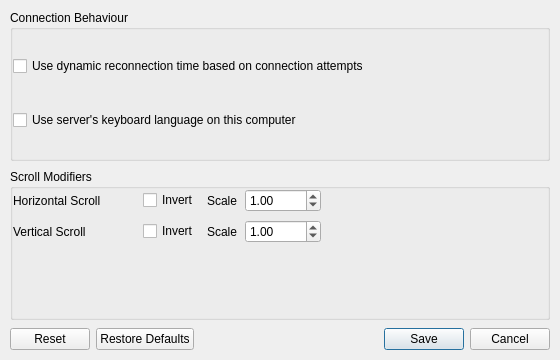
<?xml version="1.0" encoding="UTF-8"?>
<ui version="4.0">
 <class>ClientConfigDialog</class>
 <widget class="QDialog" name="ClientConfigDialog">
  <property name="geometry">
   <rect>
    <x>0</x>
    <y>0</y>
    <width>560</width>
    <height>360</height>
   </rect>
  </property>
  <property name="windowTitle">
   <string>Client Configuration</string>
  </property>
  <layout class="QVBoxLayout" name="verticalLayout">
   <property name="spacing">
    <number>8</number>
   </property>
   <property name="leftMargin">
    <number>10</number>
   </property>
   <property name="topMargin">
    <number>10</number>
   </property>
   <property name="rightMargin">
    <number>10</number>
   </property>
   <property name="bottomMargin">
    <number>10</number>
   </property>
   <item>
    <widget class="QScrollArea" name="scrollArea">
     <property name="widgetResizable">
      <bool>true</bool>
     </property>
     <property name="frameShape">
      <enum>QFrame::Shape::NoFrame</enum>
     </property>
     <property name="horizontalScrollBarPolicy">
      <enum>Qt::ScrollBarPolicy::ScrollBarAlwaysOff</enum>
     </property>
     <widget class="QWidget" name="scrollAreaWidgetContents">
      <layout class="QVBoxLayout" name="pageLayout">
       <property name="spacing">
        <number>8</number>
       </property>
       <property name="leftMargin">
        <number>0</number>
       </property>
       <property name="topMargin">
        <number>0</number>
       </property>
       <property name="rightMargin">
        <number>0</number>
       </property>
       <property name="bottomMargin">
        <number>0</number>
       </property>
       <item>
        <widget class="QGroupBox" name="connectionBehaviorGroup">
         <property name="title">
          <string>Connection Behaviour</string>
         </property>
         <layout class="QVBoxLayout" name="connectionBehaviorLayout">
          <property name="spacing">
           <number>8</number>
          </property>
          <property name="leftMargin">
           <number>0</number>
          </property>
          <property name="topMargin">
           <number>0</number>
          </property>
          <property name="rightMargin">
           <number>0</number>
          </property>
          <property name="bottomMargin">
           <number>0</number>
          </property>
          <item>
           <widget class="QCheckBox" name="cbDynamicConnectTime">
            <property name="toolTip">
             <string>&lt;html&gt;&lt;head/&gt;&lt;body&gt;&lt;p&gt;Allow the client to slow the rate it attempts to reconnect to the server when connections attempts are failing. The delay between connection attempts will  start at 1 second intervals and can be a maxium of 5 minutes between connection attempts.&lt;/p&gt;&lt;/body&gt;&lt;/html&gt;</string>
            </property>
            <property name="text">
             <string>Use dynamic reconnection time based on connection attempts</string>
            </property>
           </widget>
          </item>
          <item>
           <widget class="QCheckBox" name="cbLanguageSync">
            <property name="text">
             <string>Use server's keyboard language on this computer</string>
            </property>
           </widget>
          </item>
         </layout>
        </widget>
       </item>
       <item>
        <widget class="QGroupBox" name="groupBox">
         <property name="title">
          <string>Scroll Modifiers</string>
         </property>
         <layout class="QFormLayout" name="gridLayout">
          <property name="horizontalSpacing">
           <number>10</number>
          </property>
          <property name="verticalSpacing">
           <number>8</number>
          </property>
          <property name="leftMargin">
           <number>0</number>
          </property>
          <property name="topMargin">
           <number>0</number>
          </property>
          <property name="rightMargin">
           <number>0</number>
          </property>
          <property name="bottomMargin">
           <number>0</number>
          </property>
          <property name="rowWrapPolicy">
           <enum>QFormLayout::DontWrapRows</enum>
          </property>
          <property name="labelAlignment">
           <set>Qt::AlignmentFlag::AlignLeft|Qt::AlignmentFlag::AlignVCenter</set>
          </property>
          <property name="formAlignment">
           <set>Qt::AlignmentFlag::AlignLeft|Qt::AlignmentFlag::AlignTop</set>
          </property>
          <property name="fieldGrowthPolicy">
           <enum>QFormLayout::FieldsStayAtSizeHint</enum>
          </property>
          <item row="0" column="0">
           <widget class="QLabel" name="lblHScroll">
            <property name="minimumSize">
             <size>
              <width>120</width>
              <height>0</height>
             </size>
            </property>
            <property name="sizePolicy">
             <sizepolicy hsizetype="Maximum" vsizetype="Preferred">
              <horstretch>0</horstretch>
              <verstretch>0</verstretch>
             </sizepolicy>
            </property>
            <property name="text">
             <string>Horizontal Scroll</string>
            </property>
            <property name="wordWrap">
             <bool>false</bool>
            </property>
            <property name="alignment">
             <set>Qt::AlignmentFlag::AlignLeft|Qt::AlignmentFlag::AlignVCenter</set>
            </property>
           </widget>
          </item>
          <item row="0" column="1">
           <widget class="QWidget" name="scrollHorizontalField" native="true">
            <property name="sizePolicy">
             <sizepolicy hsizetype="Maximum" vsizetype="Fixed">
              <horstretch>0</horstretch>
              <verstretch>0</verstretch>
             </sizepolicy>
            </property>
            <layout class="QHBoxLayout" name="horizontalLayout_3">
             <property name="spacing">
              <number>8</number>
             </property>
             <property name="leftMargin">
              <number>0</number>
             </property>
             <property name="topMargin">
              <number>0</number>
             </property>
             <property name="rightMargin">
              <number>0</number>
             </property>
             <property name="bottomMargin">
              <number>0</number>
             </property>
             <item>
              <widget class="QCheckBox" name="cbXScrollInvert">
               <property name="text">
                <string>Invert</string>
               </property>
              </widget>
             </item>
             <item>
              <widget class="QLabel" name="lblXScrollSpeed">
               <property name="sizePolicy">
                <sizepolicy hsizetype="Maximum" vsizetype="Preferred">
                 <horstretch>0</horstretch>
                 <verstretch>0</verstretch>
                </sizepolicy>
               </property>
               <property name="text">
                <string>Scale</string>
               </property>
              </widget>
             </item>
             <item>
              <widget class="QDoubleSpinBox" name="sbXScrollScale">
               <property name="sizePolicy">
                <sizepolicy hsizetype="Fixed" vsizetype="Fixed">
                 <horstretch>0</horstretch>
                 <verstretch>0</verstretch>
                </sizepolicy>
               </property>
               <property name="accelerated">
                <bool>true</bool>
               </property>
               <property name="correctionMode">
                <enum>QAbstractSpinBox::CorrectionMode::CorrectToNearestValue</enum>
               </property>
               <property name="minimum">
                <double>0.100000000000000</double>
               </property>
               <property name="maximum">
                <double>10.000000000000000</double>
               </property>
               <property name="singleStep">
                <double>0.100000000000000</double>
               </property>
               <property name="value">
                <double>1.000000000000000</double>
               </property>
               <property name="minimumSize">
                <size>
                 <width>76</width>
                 <height>0</height>
                </size>
               </property>
               <property name="maximumSize">
                <size>
                 <width>76</width>
                 <height>16777215</height>
                </size>
               </property>
              </widget>
             </item>
            </layout>
           </widget>
          </item>
          <item row="1" column="0">
           <widget class="QLabel" name="lblVScroll">
            <property name="minimumSize">
             <size>
              <width>120</width>
              <height>0</height>
             </size>
            </property>
            <property name="sizePolicy">
             <sizepolicy hsizetype="Maximum" vsizetype="Preferred">
              <horstretch>0</horstretch>
              <verstretch>0</verstretch>
             </sizepolicy>
            </property>
            <property name="text">
             <string>Vertical Scroll</string>
            </property>
            <property name="wordWrap">
             <bool>false</bool>
            </property>
            <property name="alignment">
             <set>Qt::AlignmentFlag::AlignLeft|Qt::AlignmentFlag::AlignVCenter</set>
            </property>
           </widget>
          </item>
          <item row="1" column="1">
           <widget class="QWidget" name="scrollVerticalField" native="true">
            <property name="sizePolicy">
             <sizepolicy hsizetype="Maximum" vsizetype="Fixed">
              <horstretch>0</horstretch>
              <verstretch>0</verstretch>
             </sizepolicy>
            </property>
            <layout class="QHBoxLayout" name="horizontalLayout_2">
             <property name="spacing">
              <number>8</number>
             </property>
             <property name="leftMargin">
              <number>0</number>
             </property>
             <property name="topMargin">
              <number>0</number>
             </property>
             <property name="rightMargin">
              <number>0</number>
             </property>
             <property name="bottomMargin">
              <number>0</number>
             </property>
             <item>
              <widget class="QCheckBox" name="cbYScrollInvert">
               <property name="text">
                <string>Invert</string>
               </property>
              </widget>
             </item>
             <item>
              <widget class="QLabel" name="lblScrollSpeed">
               <property name="sizePolicy">
                <sizepolicy hsizetype="Maximum" vsizetype="Preferred">
                 <horstretch>0</horstretch>
                 <verstretch>0</verstretch>
                </sizepolicy>
               </property>
               <property name="text">
                <string>Scale</string>
               </property>
              </widget>
             </item>
             <item>
              <widget class="QDoubleSpinBox" name="sbYScrollScale">
               <property name="sizePolicy">
                <sizepolicy hsizetype="Fixed" vsizetype="Fixed">
                 <horstretch>0</horstretch>
                 <verstretch>0</verstretch>
                </sizepolicy>
               </property>
               <property name="accelerated">
                <bool>true</bool>
               </property>
               <property name="correctionMode">
                <enum>QAbstractSpinBox::CorrectionMode::CorrectToNearestValue</enum>
               </property>
               <property name="minimum">
                <double>0.100000000000000</double>
               </property>
               <property name="maximum">
                <double>10.000000000000000</double>
               </property>
               <property name="singleStep">
                <double>0.100000000000000</double>
               </property>
               <property name="value">
                <double>1.000000000000000</double>
               </property>
               <property name="minimumSize">
                <size>
                 <width>76</width>
                 <height>0</height>
                </size>
               </property>
               <property name="maximumSize">
                <size>
                 <width>76</width>
                 <height>16777215</height>
                </size>
               </property>
              </widget>
             </item>
            </layout>
           </widget>
          </item>
         </layout>
        </widget>
       </item>
      </layout>
     </widget>
    </widget>
   </item>
   <item>
    <widget class="QDialogButtonBox" name="buttonBox">
     <property name="orientation">
      <enum>Qt::Orientation::Horizontal</enum>
     </property>
     <property name="standardButtons">
      <set>QDialogButtonBox::StandardButton::Cancel|QDialogButtonBox::StandardButton::Reset|QDialogButtonBox::StandardButton::RestoreDefaults|QDialogButtonBox::StandardButton::Save</set>
     </property>
    </widget>
   </item>
  </layout>
 </widget>
 <resources />
 <connections />
</ui>
